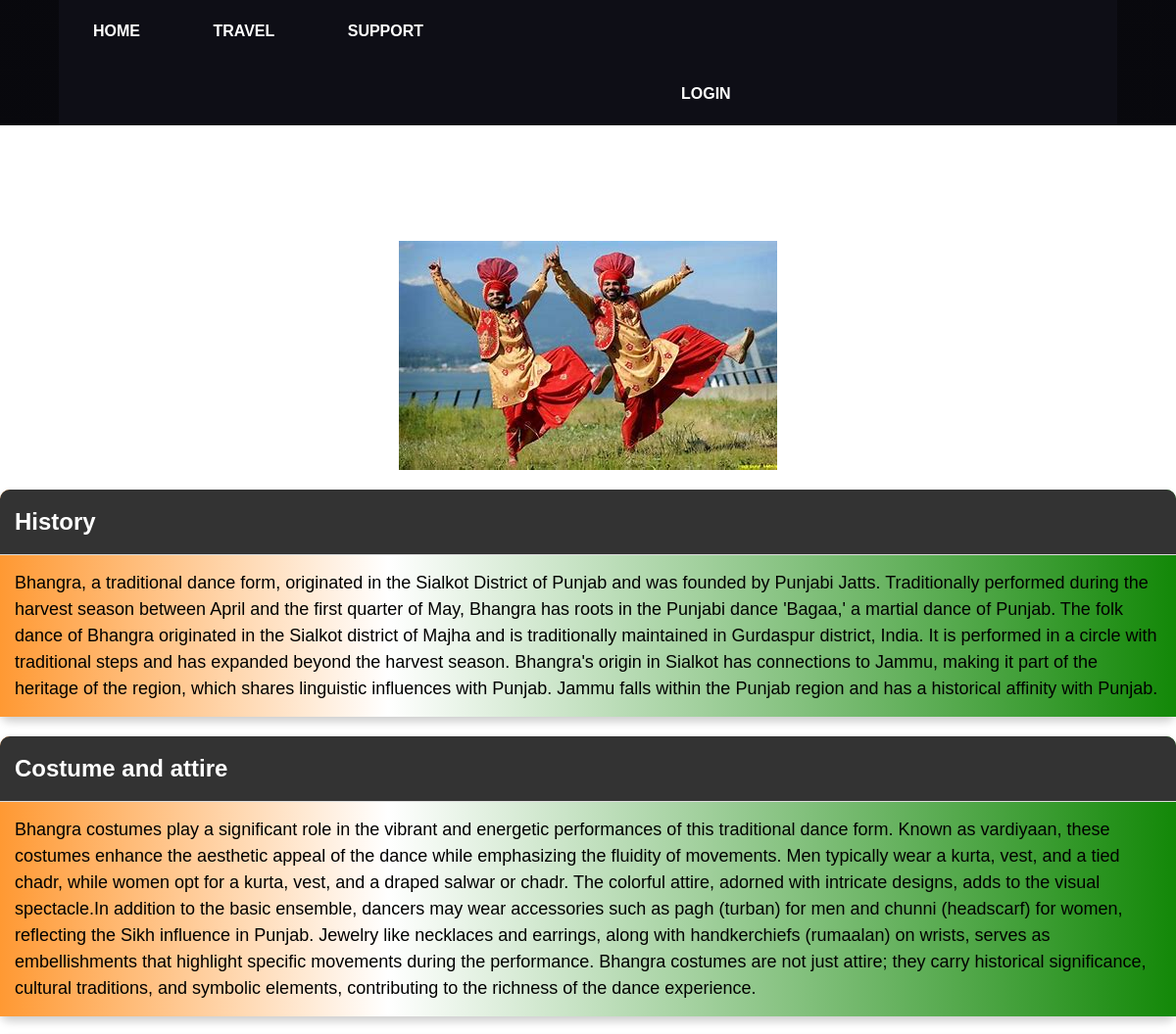
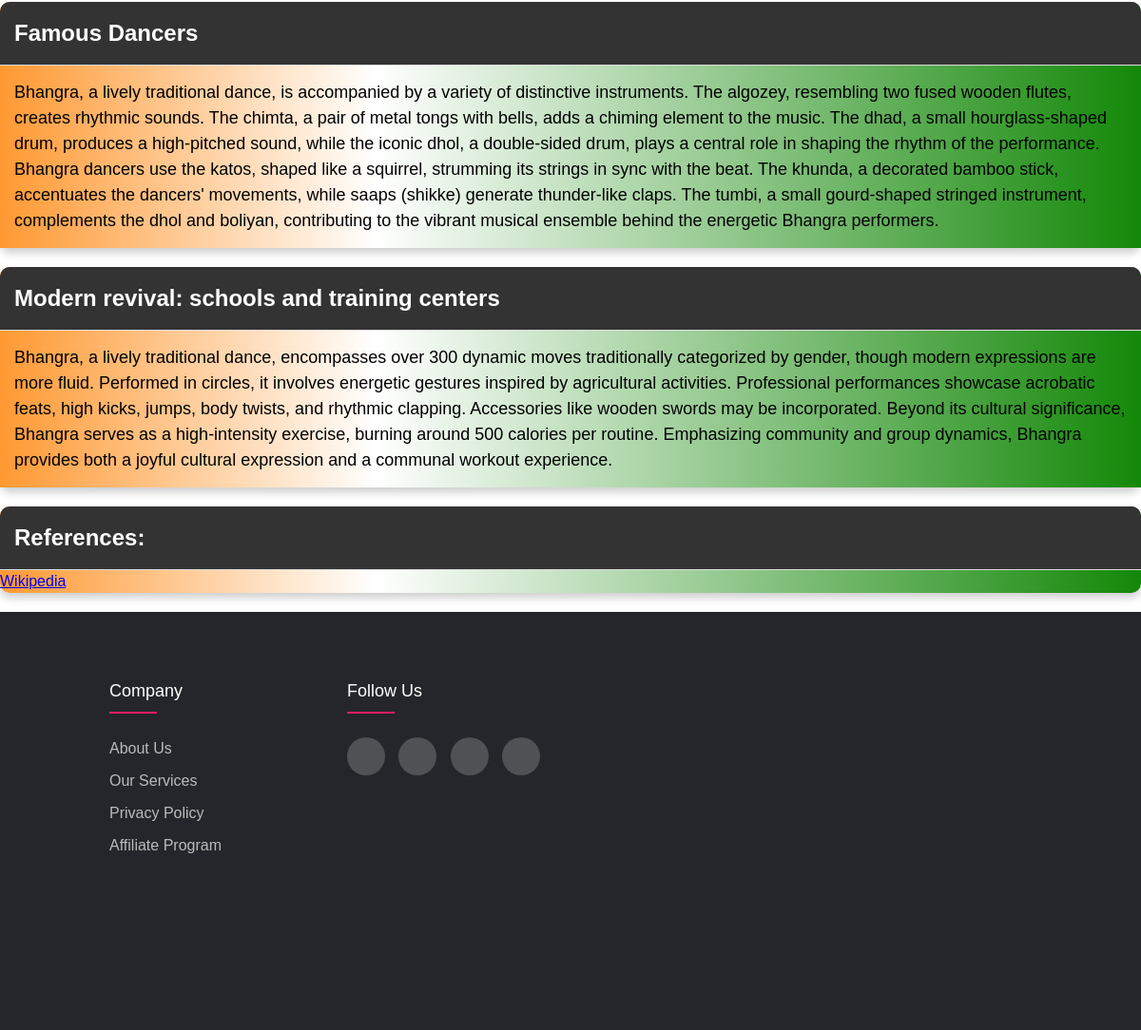
Screenshot of /item/Bhangra/Dances/ with the database file from the repository (2 pictures, top to bottom).
### userapp/models.py (models this page shows)
class Indian(models.Model):
    title = models.CharField(max_length=200)
    image1 = models.ImageField(upload_to='images', null=True)
    image2 = models.ImageField(upload_to='images', null=True)
    category = models.CharField(max_length=200)
    content1 = models.TextField()
    content2 = models.TextField()
    content3 = models.TextField()
    content4 = models.TextField()
    link = models.TextField()
    class Meta:
        db_table = "indian"

### userapp/views.py (the view)
# urls.py: path('item/<str:title>/<str:category>/', views.item, name='item'),
def item(request,title,category):
    item = get_object_or_404(Indian,title=title)
    if category == "Dances":
        return render(request,'dance.html',{'dance': item})
    elif category == "Cuisines":
        return render(request,'cuisine.html',{'cuisine':item})
    elif category == "religions":
        return render(request,'religion.html',{'religion':item})
    elif category == "Festivals":
        return render(request,'festival.html',{'festival':item})
    elif category == "clothings":
        return render(request,'clothing.html',{'clothing':item})
    elif category == "languages":
        return render(request,'language.html',{'language':item})
    elif category == "holy book":
        return render(request,'holybooks.html',{'holybook':item})
    elif category == "arts":
        return render(request,'artsandcrafts.html',{'arts':item})
    elif category == "sport":
        return render(request,'sports.html',{'sport':item})

### templates/dance.html (shortened to what this page needs)
{% extends 'base.html' %}
{% load static %}
  {% block content %}
  <div class="more">
    <h1>{{ dance.title}}</h1>
     <div style=" width: 100%;
  max-width: 800px;
  margin: 0 auto;
  text-align: center;
  padding: 20px 0;">
    <div class="text-center">
<img src="{{ dance.image2.url }}" class="rounded" alt="dance">
</div>
     </div>
    <div class="container-xxl">
      <div class="card">
      <h2>History</h2>
<p>{{ dance.content1 }}</p>
  </div>
      <div class="card">
 <h2>Costume and attire</h2>
<p>{{ dance.content2 }}</p>
  </div>
       <div class="card">
 <h2>Famous Dancers</h2>
<ul>
           <p>{{ dance.content3}}</p>
    </ul>
</div>
            <div class="card">
 <h2>Modern revival: schools and training centers</h2>
<p>{{ dance.content4 }}</p>
  </div>
<div class="card">
 <div class="references">
        <h2>References:</h2>
        <ul>
            <li><a href="{{ dance.link }}" target="_blank">Wikipedia</a></li>
        </ul>
    </div>
</div>
    </div>
{% endblock  %}

### templates/base.html (shortened to what this page needs)
{% load static %}
<html lang="en">
<head>
</head>
<body>
<!DOCTYPE html>
<html>
    <head>
        <link rel="stylesheet" href="style.css">
    </head>
    <body>
        <div class="banner">
            <div class="navbar">
                <ul>
                    <li><a href="{% url 'home' %}">Home</a></li>
                   {% if user.is_authenticated %}
                    <li><a href="{% url 'maps' %}">Travel</a></li>
					{% else %}
					<li><a href="{% url 'login' %}">Travel</a></li>
					 {% endif %}
					 {% if user.is_authenticated %}
                    <li><a href="{% url 'contact' %}">Support</a></li>
					{% else %}
					<li><a href="{% url 'login' %}">Support</a></li>
					 {% endif %}
  <li >
                {% if user.is_authenticated %}
	  <a style="margin-left:630px;"> Hello, {{ user.username }}! </a><a href="{% url 'logout' %}"> Logout</a>
                {% else %}
                    <a style="margin-left:600px;" href="{% url 'login' %}">Login</a>
                {% endif %}
            </li>
                </ul>
            </div>
        </div>
<div>
{% block content %}
    {% endblock %}
		</div>
<footer class="footer">
  	 <div class="container">
  	 	<div class="row">
  	 		<div class="footer-col">
  	 			<h4>company</h4>
  	 			<ul>
  	 				<li><a href="#">about us</a></li>
  	 				<li><a href="#">our services</a></li>
  	 				<li><a href="#">privacy policy</a></li>
  	 				<li><a href="#">affiliate program</a></li>
  	 			</ul>
  	 		</div>
  	 		<div class="footer-col">
  	 			<h4>follow us</h4>
  	 			<div class="social-links">
  	 				<a href="#"></a>
  	 				<a href="#"></a>
  	 				<a href="#"></a>
  	 				<a href="#"></a>
  	 			</div>
  	 		</div>
  	 	</div>
  	 </div>
  </footer>
</body>
</html>

### static/css/style.css (style rules this page uses)
* { margin: 0; padding: 0; box-sizing: border-box; font-family: Arial; }
body { background: url(bg.jpg); background-size: cover; height: 100vh; background-position: center; }

### templates/base.html (style rules this page uses)
* { margin: 0; padding: 0; box-sizing: border-box; font-family: Arial; }
body { background: url(bg.jpg); background-size: cover; height: 100vh; background-position: center; }
body { line-height: 1.5; font-family: 'Poppins', sans-serif; }
* { margin:0; padding:0; box-sizing: border-box; }
.container { max-width:1000; margin:auto; height:50vh; }
.row { display: flex; flex-wrap: wrap; }
ul { list-style: none; }
.footer { background-color: #24262b; padding: 70px 0; height:55vh; }
.footer-col { width: 25%; padding: 0 15px; }
.footer-col h4 { font-size: 18px; color: #ffffff; text-transform: capitalize; margin-bottom: 35px; font-weight: 500; position: relative; }
.footer-col h4::before { content: ''; position: absolute; left:0; bottom: -10px; background-color: #e91e63; height: 2px; box-sizing: border-box; width: 50px; }
.footer-col ul li:not(:last-child) { margin-bottom: 10px; }
.footer-col ul li a { font-size: 16px; text-transform: capitalize; color: #ffffff; text-decoration: none; font-weight: 300; color: #bbbbbb; display: block; transition: all 0.3s ease; }
.footer-col .social-links a { display: inline-block; height: 40px; width: 40px; background-color: rgba(255,255,255,0.2); margin:0 10px 10px 0; text-align: center; line-height: 40px; border-radius: 50%; color: #ffffff; transition: all 0.5s ease; }
* { margin: 0; padding: 0; font-family: sans-serif; box-sizing: border-box; }
.banner { width: 100%; height: 10h; overflow:hidden; background: #0e0e16; background-image: linear-gradient(rgba(0,0,0,0.40),rgba(0,0,0,0.40)); background-position: center; background-size: center; }
.navbar { width: 90%; height:10% padding: 30px; margin: auto; background: #0e0e16; display: flex; align-items: center; justify-content: space-between; }
.navbar ul li { list-style: none; display: inline-block; margin: 20px; }
.navbar ul li a { text-decoration: none; text-transform: uppercase; color: white; font-weight: 600; padding: 15px; }
* { margin: 0; padding: 0; box-sizing: border-box; font-family: 'Poppins', sans-serif; }
html, body { height: 100%; }
.container { width: 1355px; height: 100%; margin: 0 auto; overflow: hidden; }
body, html, #app { margin: 0; width: 100%; height: 100%; }
@media (max-width: 1400px) { .container { width: 90%; } }
body { font-family: Arial, sans-serif; margin: 0; padding: 0; background-color: #f0f0f0; }
h1 { font-family: 'Georgia', serif; font-size: 5-em; font-weight: bold; color: #FFF; text-align: center; margin-top: 50px; }
.card { width: 100%; background: linear-gradient(to right, #ff9933, white 33%, #138808); border-radius: 10px; box-shadow: 0px 5px 10px rgba(0, 0, 0, 0.2); transition: transform 0.3s ease-out; margin-bottom: 20px; }
.card h2 { padding: 15px; background-color: #333; color: #fff; border-bottom: 1px solid #ddd; margin: 0; border-top-left-radius: 10px; border-top-right-radius: 10px; }
.card p { padding: 15px; font-size: 18px; line-height: 1.5; background: linear-gradient(to right, #ff9933, white 33%, #138808); }
body { background: linear-gradient(to right, #ff9933, white 33%, #138808); }

### rows the page displays
Indian: image2 (picture), content1 "Bhangra, a traditional dance form, originated in the Sialkot District of Punjab and was founded by Punjabi Jatts. Traditionally performed during the harvest season between April and the first quarter of May, Bhangra has roots in the Punjabi dance 'Bagaa,' a martial dance of Punjab. The folk dance of Bhangra originated in the Sialkot district of Majha and is traditionally maintained in Gurdaspur district, India. It is performed in a circle with traditional steps and has expanded beyond the harvest season. Bhangra's origin in Sialkot has connections to Jammu, making it part of the heritage of the region, which shares linguistic influences with Punjab. Jammu falls within the Punjab region and…", content2 "Bhangra costumes play a significant role in the vibrant and energetic performances of this traditional dance form. Known as vardiyaan, these costumes enhance the aesthetic appeal of the dance while emphasizing the fluidity of movements. Men typically wear a kurta, vest, and a tied chadr, while women opt for a kurta, vest, and a draped salwar or chadr. The colorful attire, adorned with intricate designs, adds to the visual spectacle.In addition to the basic ensemble, dancers may wear accessories such as pagh (turban) for men and chunni (headscarf) for women, reflecting the Sikh influence in Punjab. Jewelry like necklaces and earrings, along with handkerchiefs (rumaalan) on wrists, serves as…", content3 "Bhangra, a lively traditional dance, is accompanied by a variety of distinctive instruments. The algozey, resembling two fused wooden flutes, creates rhythmic sounds. The chimta, a pair of metal tongs with bells, adds a chiming element to the music. The dhad, a small hourglass-shaped drum, produces a high-pitched sound, while the iconic dhol, a double-sided drum, plays a central role in shaping the rhythm of the performance. Bhangra dancers use the katos, shaped like a squirrel, strumming its strings in sync with the beat. The khunda, a decorated bamboo stick, accentuates the dancers' movements, while saaps (shikke) generate thunder-like claps. The tumbi, a small gourd-shaped stringed…", content4 "Bhangra, a lively traditional dance, encompasses over 300 dynamic moves traditionally categorized by gender, though modern expressions are more fluid. Performed in circles, it involves energetic gestures inspired by agricultural activities. Professional performances showcase acrobatic feats, high kicks, jumps, body twists, and rhythmic clapping. Accessories like wooden swords may be incorporated. Beyond its cultural significance, Bhangra serves as a high-intensity exercise, burning around 500 calories per routine. Emphasizing community and group dynamics, Bhangra provides both a joyful cultural expression and a communal workout experience."
